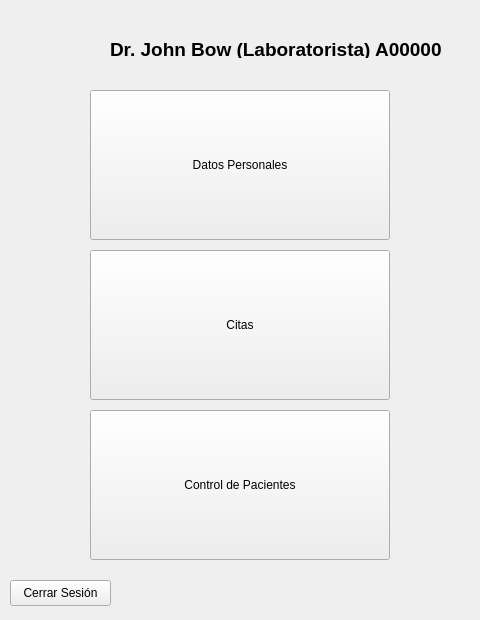
<?xml version="1.0" encoding="UTF-8"?>
<ui version="4.0">
 <class>mainMenuDoctor</class>
 <widget class="QWidget" name="mainMenuDoctor">
  <property name="geometry">
   <rect>
    <x>0</x>
    <y>0</y>
    <width>480</width>
    <height>620</height>
   </rect>
  </property>
  <property name="minimumSize">
   <size>
    <width>480</width>
    <height>620</height>
   </size>
  </property>
  <property name="maximumSize">
   <size>
    <width>900</width>
    <height>1600</height>
   </size>
  </property>
  <property name="windowTitle">
   <string>Form</string>
  </property>
  <property name="autoFillBackground">
   <bool>true</bool>
  </property>
  <widget class="QPushButton" name="pharmacyButton">
   <property name="geometry">
    <rect>
     <x>90</x>
     <y>410</y>
     <width>300</width>
     <height>150</height>
    </rect>
   </property>
   <property name="text">
    <string>Control de Pacientes</string>
   </property>
  </widget>
  <widget class="QPushButton" name="personalDataButton">
   <property name="geometry">
    <rect>
     <x>90</x>
     <y>90</y>
     <width>300</width>
     <height>150</height>
    </rect>
   </property>
   <property name="text">
    <string>Datos Personales</string>
   </property>
  </widget>
  <widget class="QPushButton" name="appointmentsButton">
   <property name="geometry">
    <rect>
     <x>90</x>
     <y>250</y>
     <width>300</width>
     <height>150</height>
    </rect>
   </property>
   <property name="text">
    <string>Citas</string>
   </property>
  </widget>
  <widget class="QLabel" name="label">
   <property name="geometry">
    <rect>
     <x>110</x>
     <y>40</y>
     <width>411</width>
     <height>18</height>
    </rect>
   </property>
   <property name="font">
    <font>
     <pointsize>14</pointsize>
     <bold>true</bold>
    </font>
   </property>
   <property name="text">
    <string>Dr. John Bow (Laboratorista) A00000</string>
   </property>
  </widget>
  <widget class="QPushButton" name="logoutButton">
   <property name="geometry">
    <rect>
     <x>10</x>
     <y>580</y>
     <width>101</width>
     <height>26</height>
    </rect>
   </property>
   <property name="text">
    <string>Cerrar Sesión</string>
   </property>
  </widget>
  <widget class="QLabel" name="logo">
   <property name="geometry">
    <rect>
     <x>30</x>
     <y>30</y>
     <width>61</width>
     <height>51</height>
    </rect>
   </property>
   <property name="text">
    <string/>
   </property>
   <property name="pixmap">
    <pixmap>../../resources/logo.svg</pixmap>
   </property>
   <property name="scaledContents">
    <bool>true</bool>
   </property>
  </widget>
 </widget>
 <resources/>
 <connections/>
</ui>
